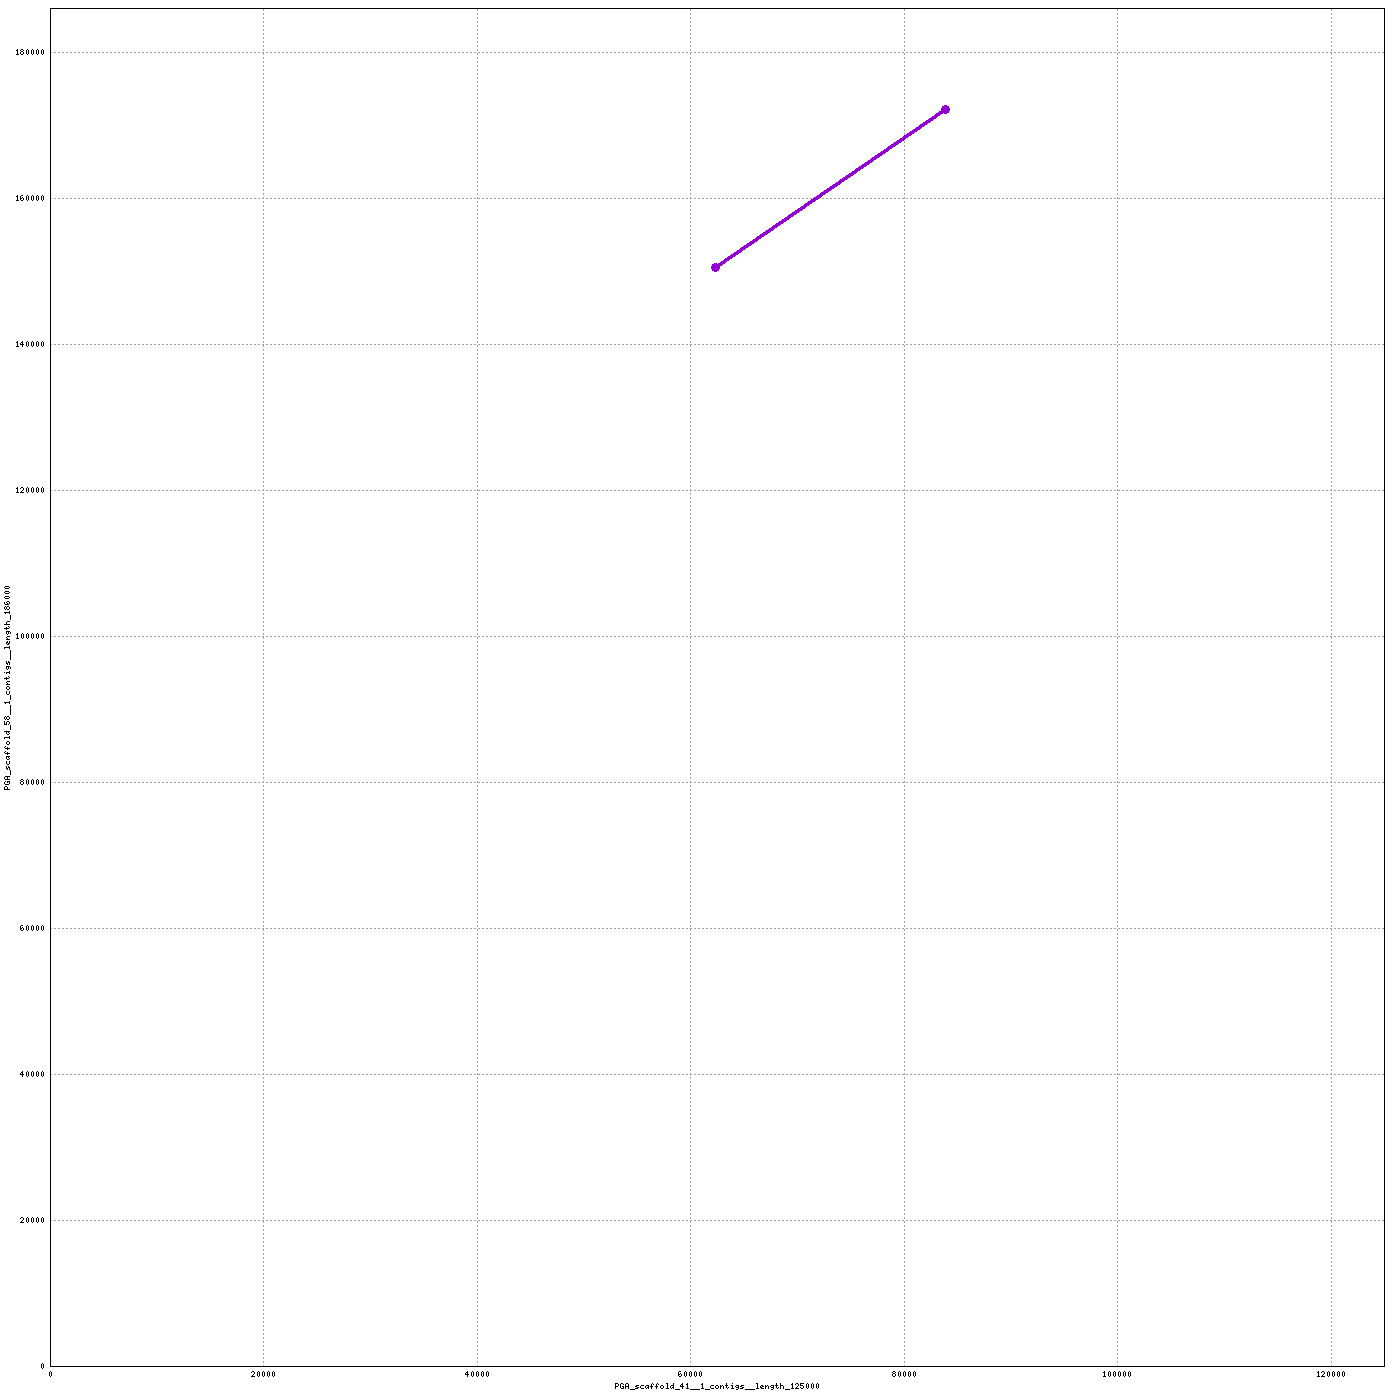

Recreate this plot in gnuplot.
set terminal png tiny size 1400,1400
set output "/home/mike/Desktop/scripts/snakes/plot_pairs/hiCversion1.linear/nucmer/nucmer.81.png"
set size 1,1
set grid
unset key
set border 15
set tics scale 0
set xlabel "PGA_scaffold_41__1_contigs__length_125000"
set ylabel "PGA_scaffold_58__1_contigs__length_186000"
set format "%.0f"
set mouse format "%.0f"
set mouse mouseformat "[%.0f, %.0f]"
if(GPVAL_VERSION < 5) set mouse clipboardformat "[%.0f, %.0f]"
set xrange [1:125000]
set yrange [1:186000]
set style line 1  lt 1 lw 3 pt 6 ps 1
set style line 2  lt 3 lw 3 pt 6 ps 1
set style line 3  lt 2 lw 3 pt 6 ps 1
plot \
 "/home/mike/Desktop/scripts/snakes/plot_pairs/hiCversion1.linear/nucmer/nucmer.81.fplot" title "FWD" w lp ls 1, \
 "/home/mike/Desktop/scripts/snakes/plot_pairs/hiCversion1.linear/nucmer/nucmer.81.rplot" title "REV" w lp ls 2
